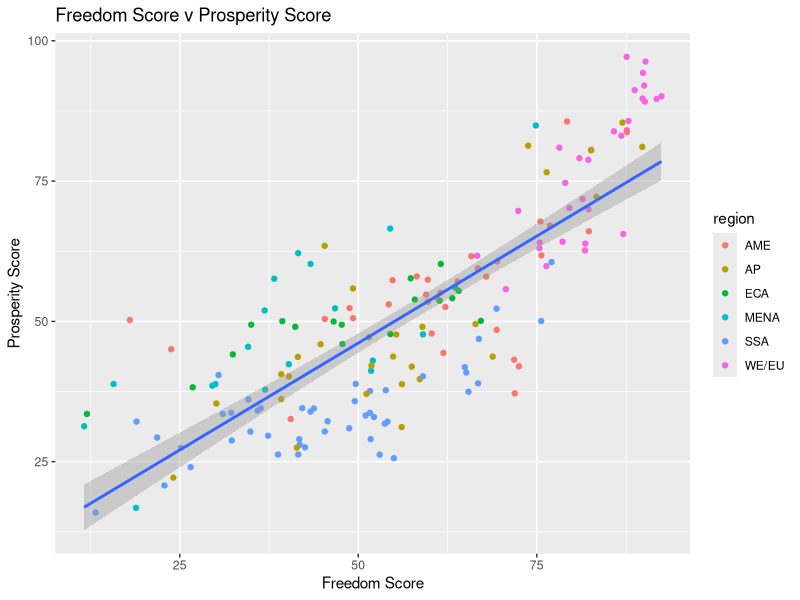
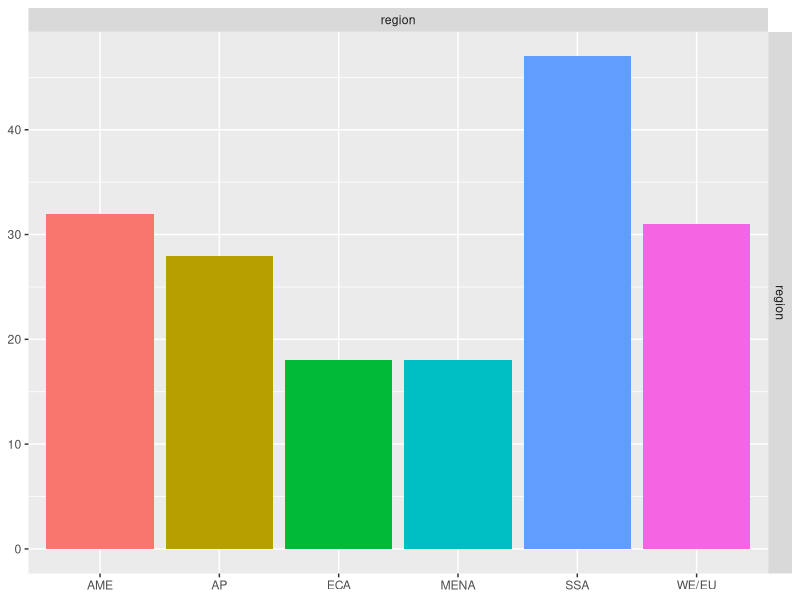
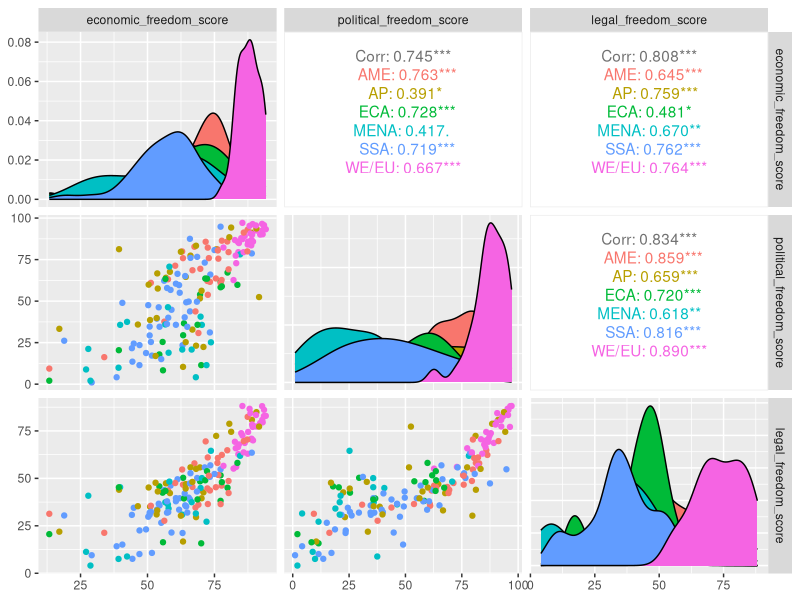
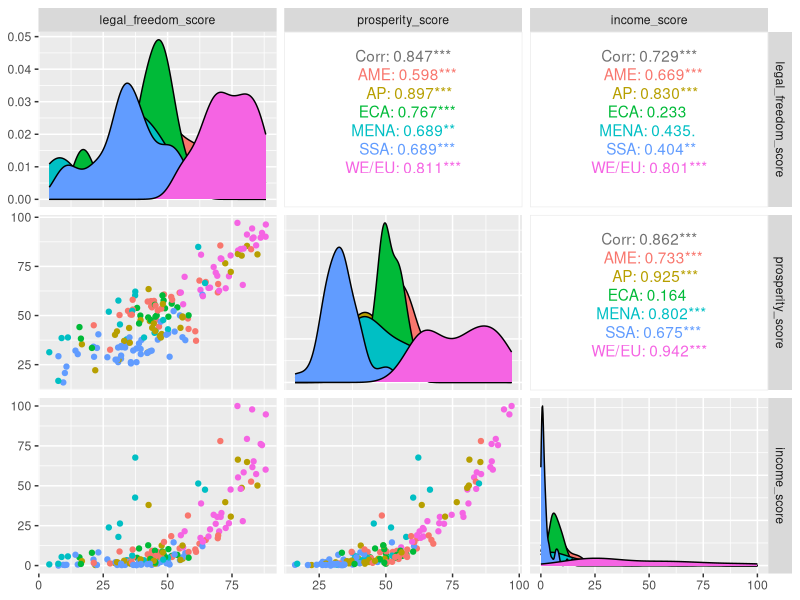
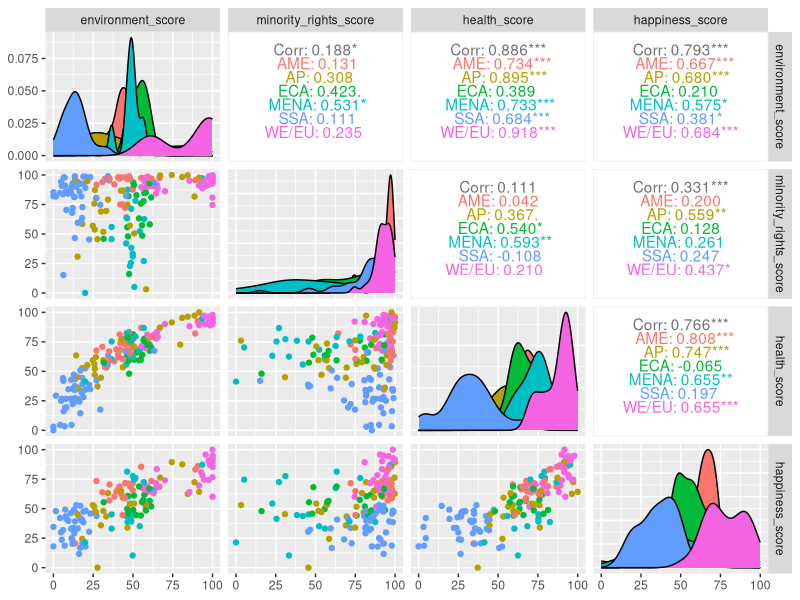
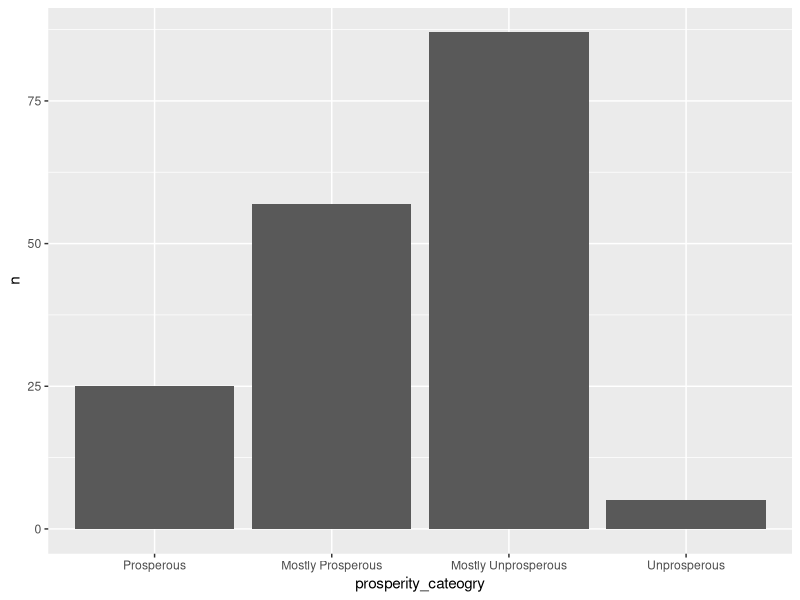
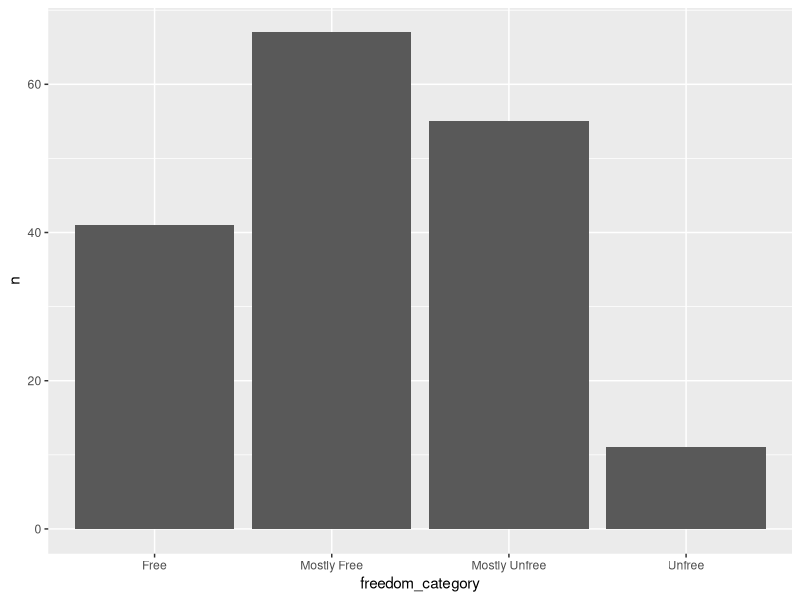
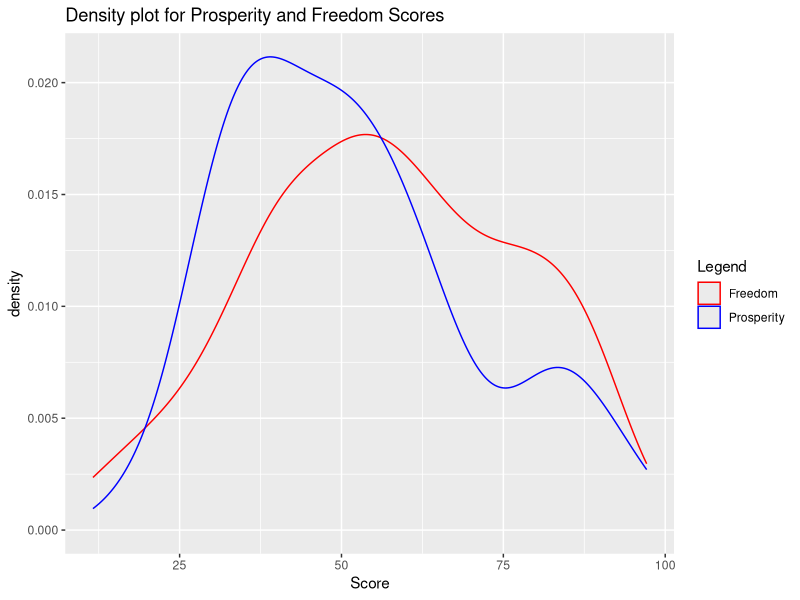

Here is the R script that generated these plots, in order:
## ---- chunk 1
library(dplyr)
library(tidyverse)
library(readxl)
library(sqldf)
library(ggplot2)
library(GGally)
library(reshape2)
library(MASS)
library(mclust)

## ---- chunk 2
free_prosp_full_dataset <- read_excel("Freedom-and-Prosperity-Indexes-Full-Data-Set.xlsx", 
    na = "no data")

free_prosp_data <- sqldf("SELECT Region as region,
              Country as country,
              `Freedom rank 2021` as freedom_rank,
              `Freedom category 2021` as freedom_category, 
              `Freedom score 2021` as freedom_score,
              `Economic Freedom score 2021` as economic_freedom_score,
              `Political Freedom score 2021` as political_freedom_score,
              `Legal Freedom score 2021` as legal_freedom_score,
              `Prosperity rank 2021` as prosperity_rank,
              `Prosperity category 2021` as prosperity_cateogry,
              `Prosperity score 2021` as prosperity_score,
              `Income score 2021` as income_score,
              `Environment score 2021` as environment_score,
              `Minority Rights  score 2021` as minority_rights_score,
              `Health score 2021` as health_score,
              `Happiness score 2021` as happiness_score
       FROM free_prosp_full_dataset;
      ")
glimpse(free_prosp_data)
## ---- chunk 3
## SCORES
### Apply log transformation to satisfy normality assumptions
model_data <- free_prosp_data %>%
  dplyr::select(region, freedom_score, prosperity_score) %>%
  mutate(log_prosperity = log(prosperity_score))
lin_model = lm(freedom_score ~ log_prosperity, model_data)

## Check normalities, outliers, heteroscedasticity
# plot(model_data$freedom_score, model_data$log_prosperity)
# plot(lin_model)
summary(lin_model)

ggplot(data = model_data, aes(x = (freedom_score), y = prosperity_score)) +
  geom_point(aes(color = region)) + 
  geom_smooth(method = "glm", se = T) + 
  labs(title = "Freedom Score v Prosperity Score") + 
  xlab("Freedom Score") +
  ylab("Prosperity Score")


## ---- chunk 4
econ_subs_dataset <- free_prosp_data %>%
  dplyr::select(region, economic_freedom_score, political_freedom_score, legal_freedom_score)
ggpairs(data=econ_subs_dataset,1, mapping=aes(color=region))
ggpairs(data=econ_subs_dataset,2:4, mapping=aes(color=region))


## ---- chunk 5
polit_subs_dataset <- free_prosp_data %>%
  dplyr::select(region, legal_freedom_score, prosperity_score, income_score, environment_score, minority_rights_score, health_score,happiness_score)
# ggpairs(data=polit_subs_dataset, mapping=aes(color=region))
ggpairs(data=polit_subs_dataset,2:4, mapping=aes(color=region))
ggpairs(data=polit_subs_dataset,5:8, mapping=aes(color=region))

## ---- chunk 6
table(free_prosp_data$prosperity_cateogry, free_prosp_data$freedom_category)

prosp_counts = free_prosp_data %>% dplyr::select(prosperity_cateogry) %>% group_by(prosperity_cateogry) %>% count()
order = c( "Prosperous", "Mostly Prosperous", "Mostly Unprosperous", "Unprosperous")
prosp_counts <- prosp_counts %>%
  mutate(prosperity_cateogry = factor(prosperity_cateogry, levels = order)) %>%
  arrange(prosperity_cateogry)

ggplot(prosp_counts) +
  geom_col(aes(x = prosperity_cateogry, y = n))

freedom_counts = free_prosp_data %>% dplyr::select(freedom_category) %>% group_by(freedom_category) %>% count()
order = c("Free", "Mostly Free", "Mostly Unfree", "Unfree")
freedom_counts <- freedom_counts %>%
  mutate(freedom_category = factor(freedom_category, levels = order)) %>%
  arrange(freedom_category)

ggplot(freedom_counts) +
  geom_col(aes(x = freedom_category, y = n))
## ---- chunk 7
colors = c("Freedom" = "Red", "Prosperity" = "Blue")
ggplot(free_prosp_data) +
  geom_density(aes(x = freedom_score, color="Freedom")) + 
  geom_density(aes(x = prosperity_score, color="Prosperity")) +
  xlab("Score") + 
  labs(title = "Density plot for Prosperity and Freedom Scores", color = "Legend") +
  scale_color_manual(values = colors)

# gauss_data <- free_prosp_data %>% select(freedom_score, prosperity_score)
# plot(mclustBIC(model_data[c(2,3)]))
gaussian_mix_model = densityMclust(data=model_data[c(2,3)], G=2)
# summary(gaussian_mix_model)
plot(gaussian_mix_model, what = "density", type = "hdr", data = model_data[c(2,3)], points.cex = 0.5) +
title("Mixture Gaussian Clusters Between Freedom and Prosperity")
## ---- chunk 8
economic_freedom_scores <- read_excel("Freedom-and-Prosperity-Indexes-Full-Data-Set.xlsx", 
    na = "no data")[c(1,3,7)]
# Property Rights
prop_rights_full <- read_excel("Freedom-and-Prosperity-Indexes-Full-Data-Set.xlsx", 
  sheet = "Property Rights time")
prop_rights <- prop_rights_full[c(1,4)]
# Trade Freedom
trade_free_full <- read_excel("Freedom-and-Prosperity-Indexes-Full-Data-Set.xlsx", 
  sheet = "Trade Freedom time")
trade_free <- trade_free_full[c(1,4)]
# Invesetment Freedom
invest_free_full <- read_excel("Freedom-and-Prosperity-Indexes-Full-Data-Set.xlsx", 
  sheet = "Investment Freedom time")
invest_free <- invest_free_full[c(1,4)]
# Women's Economic Freedom
women_econ_full <- read_excel("Freedom-and-Prosperity-Indexes-Full-Data-Set.xlsx", 
  sheet = "Women's Economic freedom time")
women_econ <- women_econ_full[c(1,4)]

economic_freedom <- economic_freedom_scores %>%
  left_join(prop_rights, by="Country") %>%
  left_join(trade_free, by="Country") %>%
  left_join(invest_free, by="Country") %>%
  left_join(women_econ, by="Country")

ggpairs(economic_freedom[c(3:7)])


## ---- chunk 9
political_freedom_scores <- read_excel("Freedom-and-Prosperity-Indexes-Full-Data-Set.xlsx", 
    na = "no data")[c(1,3,8)]

# Constraints on Government
const_on_govt_full <- read_excel("Freedom-and-Prosperity-Indexes-Full-Data-Set.xlsx", 
    sheet = "Constraints on Government time")
const_on_govt <- const_on_govt_full[c(1,4)]
# Political Rights
political_rights_full <- read_excel("Freedom-and-Prosperity-Indexes-Full-Data-Set.xlsx", 
    sheet = "Political Rights time")
political_rights <- political_rights_full[c(1,4)]
# Civil Liberties
civil_liberties_full <- read_excel("Freedom-and-Prosperity-Indexes-Full-Data-Set.xlsx", 
    sheet = "Civil Liberties time")
civil_liberties <- civil_liberties_full[c(1,4)]

political_freedom <- political_freedom_scores %>%
  left_join(const_on_govt, by="Country") %>%
  left_join(political_rights, by="Country") %>%
  left_join(civil_liberties, by="Country")

ggpairs(political_freedom,3:6)
## ---- chunk 10
legal_freedom_scores <- read_excel("Freedom-and-Prosperity-Indexes-Full-Data-Set.xlsx", 
    na = "no data")[c(1,3,9)]

# Judicial Effectiveness
judicial_effect_full <- read_excel("Freedom-and-Prosperity-Indexes-Full-Data-Set.xlsx", 
    sheet = "Judicial Effectiveness time")
judicial_effect <- judicial_effect_full[c(1,4)]
# Efficient Judiciary
eff_jud_full <- read_excel("Freedom-and-Prosperity-Indexes-Full-Data-Set.xlsx", 
    sheet = "Efficient Judiciary time")
eff_jud <- eff_jud_full[c(1,4)]
# Civil Justice
civil_justice_full <- read_excel("Freedom-and-Prosperity-Indexes-Full-Data-Set.xlsx", 
    sheet = "Civil Justice time")
civil_justice <- civil_justice_full[c(1,4)]
# Criminal Justice
criminal_justice_full <- read_excel("Freedom-and-Prosperity-Indexes-Full-Data-Set.xlsx", 
    sheet = "Criminal Justice time")
criminal_justice <- criminal_justice_full[c(1,4)]
# Government Integrity
govt_integrity_full <- read_excel("Freedom-and-Prosperity-Indexes-Full-Data-Set.xlsx", 
    sheet = " Government Integrity time")
govt_integrity <- govt_integrity_full[c(1,4)]
# Public Disclosure
public_disc_full <- read_excel("Freedom-and-Prosperity-Indexes-Full-Data-Set.xlsx", 
    sheet = "Public Disclosure time")
public_disc <- public_disc_full[c(1,4)]
# State Capacity
state_cap_full <- read_excel("Freedom-and-Prosperity-Indexes-Full-Data-Set.xlsx", 
    sheet = "State Capacity time")
state_cap <- state_cap_full[c(1,4)]
# Order and Security
order_security_full <- read_excel("Freedom-and-Prosperity-Indexes-Full-Data-Set.xlsx", 
    sheet = "Order and Security time")
order_security <- order_security_full[c(1,4)]
# Regulatory Effectivness
reg_effectiveness_full <- read_excel("Freedom-and-Prosperity-Indexes-Full-Data-Set.xlsx", 
    sheet = "Regulatory Effectivness time")
reg_effectiveness <- reg_effectiveness_full[c(1,4)]

legal_freedom <- legal_freedom_scores %>%
  left_join(judicial_effect, by="Country") %>%
  left_join(eff_jud, by="Country") %>%
  left_join(civil_justice, by="Country") %>%
  left_join(criminal_justice, by="Country") %>%
  left_join(govt_integrity, by="Country") %>%
  left_join(public_disc, by="Country") %>%
  left_join(state_cap, by="Country") %>%
  left_join(order_security, by="Country") %>%
  left_join(reg_effectiveness, by="Country")

ggpairs(legal_freedom,3:12)
## ---- chunk 11
prosperity_scores <- (read_excel("Freedom-and-Prosperity-Indexes-Full-Data-Set.xlsx", 
    na = "no data")[c(1,3,12:17)])

# ggpairs(prosperity_scores,3:8)
## ---- chunk 12
categories <- free_prosp_full_dataset[c(1,3,6:9,12:17)]
# ggpairs(categories,3:6)
## ---- chunk 13
freedom_changes_full <- read_excel("Freedom-and-Prosperity-Indexes-Full-Data-Set.xlsx", 
    sheet = " Freedom Index time")

freedom_changes <- freedom_changes_full %>%
  mutate(difference = `Freedom Score 2021` - `Freedom Score 2006`) %>%
  mutate(abs_percentages = abs(`Freedom difference percentage over sample`)) %>%
  dplyr::select(Country, Region, abs_percentages, difference)

freedom_perc <- freedom_changes %>%
  arrange(desc(abs_percentages))
freedom_perc[!duplicated(freedom_perc$Region),]

freedom_diff <- freedom_changes %>%
  arrange(desc(difference))
freedom_diff[!duplicated(freedom_diff$Region),]
## ---- chunk 14
prosperity_changes_full <- read_excel("Freedom-and-Prosperity-Indexes-Full-Data-Set.xlsx", 
    sheet = " Prosperity Index time")

prosperity_changes <- prosperity_changes_full %>%
  mutate(percentages = (`Prosperity Index 2021` - `Prosperity Index 2006`) / `Prosperity Index 2006`) %>%
  mutate(abs_percentages = abs(percentages) * 100) %>%
  dplyr::select(Country, Region, abs_percentages, `Difference over sample`)

prosperity_perc <- prosperity_changes %>%
  arrange(desc(abs_percentages)) 
prosperity_perc[!duplicated(prosperity_perc$Region),]

prosperity_diff <- prosperity_changes %>%
  arrange(desc(`Difference over sample`))
prosperity_diff[!duplicated(prosperity_diff$Region),]

## ---- chunk 15
freedom_perc[!duplicated(freedom_perc$Region),]
## ---- chunk 16
prosperity_perc[!duplicated(prosperity_perc$Region),]
## ---- chunk 17
# Economic Freedom <- Property Rights
econ_free_time <- read_excel("Freedom-and-Prosperity-Indexes-Full-Data-Set.xlsx", 
    sheet = "Economic Freedom time")[c(1,3,4:7)]
prop_rights_time <- prop_rights_full[c(1,4:7)]
  #pivot_longer(!Country)
econ_free_temp <- econ_free_time %>% left_join(prop_rights_time, by="Country") %>% na.omit()
ggplot(data=econ_free_temp, aes(x = `Economic Freedom score 2021`, y=`Property Rights score 2021`)) +
  geom_point(aes(color = Region)) + geom_smooth(method = "glm") + labs(title = "Economic Freedom v Property 2021")

# free_prosp_full_dataset

# Political Freedom <- Civil Liberties (or Political Rights)
polit_index_time <- read_excel("Freedom-and-Prosperity-Indexes-Full-Data-Set.xlsx", 
    sheet = "Political Freedom time")[c(1,3,4:7)]

civil_lib_time <- civil_liberties_full[c(1,4:7)]

polit_free_time <- polit_index_time %>% left_join(civil_lib_time, by="Country")
ggplot(data=polit_free_time, aes(x = `Political Freedom score 2021`, y=`Civil liberties score 2021`)) +
  geom_point(aes(color = Region)) + geom_smooth(method = "glm") + labs(title = "Political Freedom v Civil Liberties 2021")

# Legal Freedom <- Regulatory Effectiveness
legal_index_time <- read_excel("Freedom-and-Prosperity-Indexes-Full-Data-Set.xlsx", 
    sheet = "Legal Freedom time")[c(1,3,4:7)]

reg_eff_time <- reg_effectiveness_full[c(1,4:7)]

legal_free_time <- legal_index_time %>% left_join(reg_eff_time, by="Country") %>% na.omit
ggplot(data=legal_free_time, aes(x = `Legal Freedom score 2021`, y=`Regulatory Effectivness score 2021`)) +
  geom_point(aes(color = Region)) + geom_smooth(method = "glm") + labs(title = "Legal Freedom v Regulatory Effectiveness 2021")
